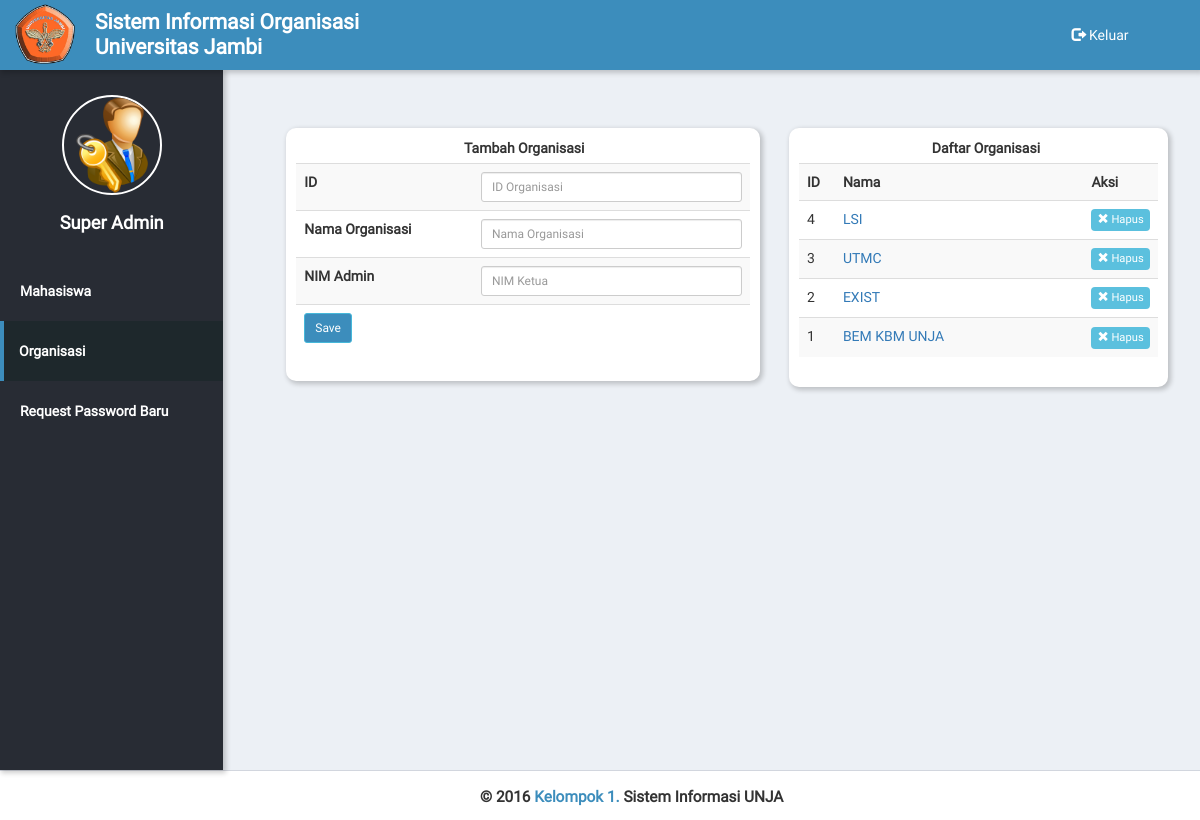
The app's page /sadmin_org.php (signed in) with its own data.
### tables this page shows
CREATE TABLE `tb_organisasi` (
  `id_org` int(11) NOT NULL,
  `nama_org` varchar(50) NOT NULL,
  `kepanjangan_org` varchar(50) DEFAULT NULL,
  `ketua_org` varchar(50) DEFAULT NULL,
  `keterangan` varchar(500) DEFAULT NULL,
  `visi` varchar(500) DEFAULT NULL,
  `misi` varchar(1000) DEFAULT NULL,
  `pic` int(1) NOT NULL DEFAULT '0'
);

### sadmin_org.php (the view, shortened to what this page needs)
<?php
require 'php/connect.php';
$daftar = $mysqli->query("SELECT id_org, nama_org FROM tb_organisasi ORDER BY id_org DESC");
?>
<!DOCTYPE html>
<html>
<head>
  <link rel="stylesheet" type="text/css" href="bootstrap/css/bootstrap.min.css">
  <link rel="stylesheet" type="text/css" href="assets/style.css">
</head>
<body>
  <div class="container-fluid">
    <div class="row">
      <div class="col-md-12 atas" style="background-color: #3c8dbc">
        <span id="logo-header">
          <img src="assets/logo_unja.png" alt="Unja logo">
        </span>
        <span id="text-header">
          Sistem Informasi Organisasi<br/>
          Universitas Jambi
        </span>
        <div class="logout-dan-notif">
          <a href="javascript:void(0)" id="logout" data-toggle="modal" data-target="#logout-modal" class="pull-right"><span class="glyphicon glyphicon-log-out"></span> Keluar</a>
        </div>
      </div>
    </div>
  </div>
  <div class="container-fluid">
    <div class="row row-eq-height">
      <div id="menu" class="col-md-2setengah">
        <div id="profile">
          <img src="img/foto_anggota/admin.jpg" class="img-circle" alt="Profile photo"><br />
          <div class="nama-dan-jurusan">
            <p><span id="nama">Super Admin</p>
          </div>
        </div>
        <div class="menu-list">
          <ul>
            <span><li class="inaktif"><a href="sadmin.php">Mahasiswa</a></li></span>
            <span><li class="aktif"><a href="sadmin_org.php">Organisasi</a></li></span>
            <span><li class="inaktif"><a href="request.php">Request Password Baru</a></li></span>
          </ul>
        </div>
      </div>
      <div id="content" class="container col-md-9setengah">
        <div class="col-md-5 anggota-div" style="width: 50%; position: relative; left: 4%; top: 7%">
          <label style="position: relative; left: 37%">Tambah Organisasi</label>
          <form method="post">
            <table class="table table-hover table-striped">
              <tr>
                <th>ID</th>
                <td><input name="id" type="text" class="form-control input-sm" placeholder="ID Organisasi" required></td>
              </tr>
              <tr>
                <th>Nama Organisasi</th>
                <td><input name="nama" type="text" class="form-control input-sm" placeholder="Nama Organisasi" required></td>
              </tr>
              <tr>
                <th>NIM Admin</th>
                <td><input name="admin" type="text" class="form-control input-sm" placeholder="NIM Ketua" required></td>
              </tr>
              <tr>
                <td colspan="3"><button name="proses" type="submit" class="btn btn-info btn-sm" style="background-color: #3c8dbc">Save</button></td>
              </tr>
            </table>
          </form>
        </div>
        <div class="col-md-5 anggota-div" style="width: 40%; position: relative; left: 5%; top: 7%">
          <label style="position: relative; left: 37%">Daftar Organisasi</label>
          <table class="table table-hover table-striped">
            <tr>
              <th style="width: 10%">ID</th>
              <th>Nama</th>
              <th style="width: 15%">Aksi</th>
            </tr>
            <?php
            if($daftar->num_rows != 0) {
              while ($row=$daftar->fetch_assoc()) {
                echo "<tr>
                <td>".$row['id_org']."</td>
                <td><a href='profil_org.php?id=".$row['id_org']."'>".$row['nama_org']."</a></td>
                <td><a title='Hapus' href='php/hapus_org.php?id=".$row['id_org']."' class='btn btn-info hapus'><span class='glyphicon glyphicon-remove'></span> Hapus</a></td>
              </tr>";
            }
          }
          ?>
        </table>
      </div>
    </div>
  </div>
</div>
<?php require_once 'bottom.php'; ?>

### assets/style.css (style rules this page uses)
* { margin: 0; padding: 0; }
.row-eq-height { display: -webkit-box; display: -webkit-flex; display: -ms-flexbox; display: flex; }
.container { padding-right: 15px; padding-left: 15px; }
.row { margin-bottom: 20px; }
.row { margin-bottom: 0; }
body { font-family: "Roboto regular"; background-color: #ecf0f5; }
.atas { height: 70px; color: #fff; box-shadow: 2px 2px 5px 1px rgba(0, 0, 0, 0.2); }
#logo-header { float: left; position: relative; top: 4px; margin-right: 20px; }
#logo-header img { width: 60px; height: auto; }
#text-header { position: relative; top: 10px; float: left; font-size: 150%; font-weight: bold; line-height: 25px; font-weight: bold; }
#menu { background-color: #282c34; box-shadow: 2px 2px 5px 1px rgba(0, 0, 0, 0.2); font-weight: bold; }
#content { min-height: 700px; padding-bottom: 20px; }
#profile { text-align: center; padding-top: 25px; }
#profile img { width: 100px; height: 100px; border: 2px solid #fff; margin-bottom: 15px; }
#profile p { color: #fff; }
#nama { font-size: 120%; }
.menu-list { margin-top: 25px; }
.menu-list a { color: #fff; text-decoration: none; }
.inaktif, .aktif { cursor: pointer; margin: 0; }
.inaktif { padding-left: 5px; }
.inaktif:hover, .aktif { background-color: #1e282c; border-left: 4px solid #3c8dbc; color: #b8b8b8; }
.menu-list ul li a { display: block; padding: 20px 15px; }
.logout-dan-notif { margin-right: 20px; text-align: center; }
.logout-dan-notif a { color: #fff; text-decoration: none; padding: 25px 10px; transition: all 0.3s ease-in-out; margin: 0; width: 130px; outline: none; }
#nama { font-size: 130%; }
.col-md-2setengah { @extend .col-md-1; width: 19%; }
.col-md-9setengah { @extend .col.md-1; width: 83%; }
.anggota-div { background-color: #fff; box-shadow: 2px 2px 5px 1px rgba(0, 0, 0, 0.2); margin: 10px; padding: 10px; width: 45%; border-radius: 10px; }
table { width: 100%; }
th, td { padding: 10px; }
tr { text-align: left; }
.hapus, .button-event, .button-info { padding: 3px 6px; font-size: 80%; border: none; }

### records on screen
tb_organisasi: id_org "4", nama_org "LSI"
tb_organisasi: id_org "3", nama_org "UTMC"
tb_organisasi: id_org "2", nama_org "EXIST"
tb_organisasi: id_org "1", nama_org "BEM KBM UNJA"
